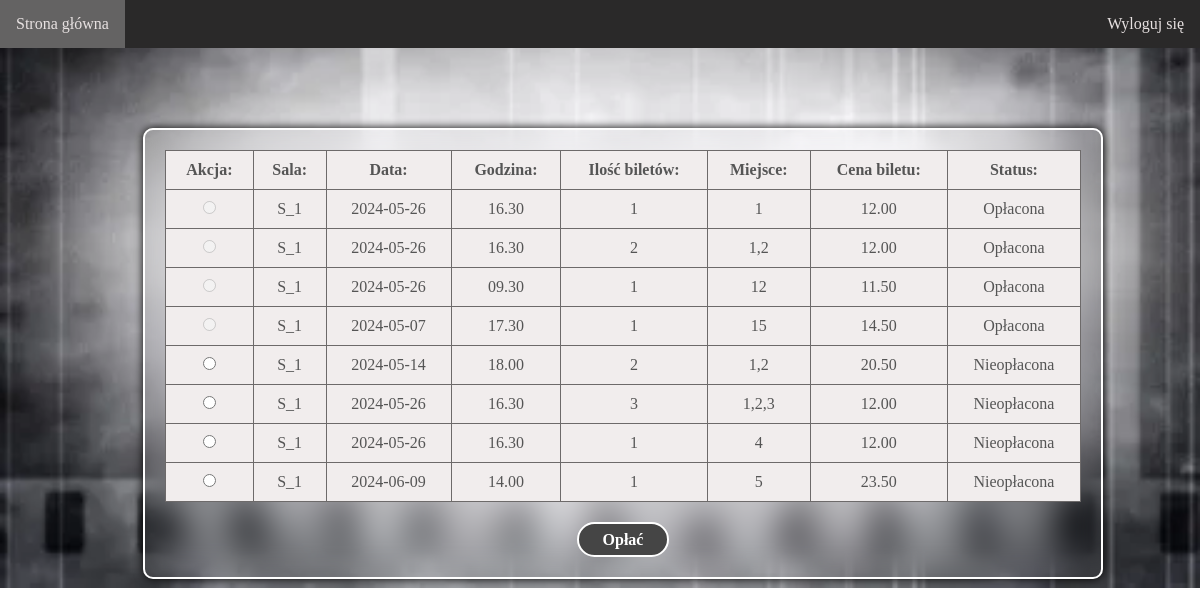
The app's page /strona/aktywne.php (signed in) with its own data.
### tables this page shows
CREATE TABLE `rezerwacja` (
  `ID_Rezerwacja` int(11) NOT NULL,
  `ID_Klient` varchar(100) NOT NULL,
  `ID_Seans` varchar(100) NOT NULL,
  `ID_Sala` varchar(100) NOT NULL,
  `data` date NOT NULL,
  `godzina` varchar(100) NOT NULL,
  `ilosc_biletow` int(11) NOT NULL,
  `miejsce` varchar(100) NOT NULL,
  `cena` varchar(100) NOT NULL,
  `status` tinyint(1) NOT NULL,
  `bilety` tinyint(1) NOT NULL
);

### strona/aktywne.php (the view, shortened to what this page needs)
<?php
$connect = get_sql();
$id_klienta = $_COOKIE['id'];
$rezerwacja = "SELECT * FROM rezerwacja WHERE ID_Klient = '$id_klienta'";
$result = mysqli_query($connect, $rezerwacja);
?>
<!DOCTYPE html>
<html lang="en">
<head>
    <link rel="stylesheet" href="aktywne.css">
</head>
<body>
<div class="naglowek">
        <ul>
            <li><a href="multikino.php">Strona główna </a></li>
            <li style="float:right"><a href="wyloguj.php">Wyloguj się</a></li>
        </ul>
    </div>
    <div class="container">
    <?php
    if (mysqli_num_rows($result) > 0) {
    ?>
        <form method='post' action='oplacenie.php'>
            <table>
                <tr>
                    <th>Akcja:</th>
                    <th>Sala:</th>
                    <th>Data:</th>
                    <th>Godzina:</th>
                    <th>Ilość biletów:</th>
                    <th>Miejsce:</th>
                    <th>Cena biletu:</th>
                    <th>Status:</th>
                </tr>
                <?php
                while ($row = mysqli_fetch_assoc($result)) {
                ?>
                    <tr>
                        <td>
                            <?php if ($row['status'] == 0) { ?>
                                <input type='radio' name='thisIDRezerwacja' value='<?= $row["ID_Rezerwacja"] ?>'>
                            <?php } else { ?>
                                <input type='radio' name='thisIDRezerwacja' value='<?= $row["ID_Rezerwacja"] ?>' disabled>
                            <?php } ?>
                        </td>
                        <td><?= $row['ID_Sala'] ?></td>
                        <td><?= $row['data'] ?></td>
                        <td><?= $row['godzina'] ?></td>
                        <td><?= $row['ilosc_biletow'] ?></td>
                        <td><?= $row['miejsce'] ?></td>
                        <td><?= $row['cena'] ?></td>
                        <td><?php echo ($row['status'] == 0) ? "Nieopłacona" : "Opłacona"; ?></td>
                    </tr>
                <?php
                }
                ?>
            </table>
            <input type='submit' class="btn" value='Opłać'>
            </form>
    <?php
    } else {
    ?>
        Nie masz rezerwacji...
    <?php
    }
    ?>
    </div>
</body>
</html>

### strona/aktywne.css (style rules this page uses)
* { margin: 0; padding: 0; box-sizing: border-box; font-family: Cambria, Cochin, Georgia, Times, 'Times New Roman', serif; }
.naglowek ul { list-style-type: none; margin: 0; padding: 0; overflow: hidden; width: 100%; background-color: rgb(42, 41, 41); }
.naglowek li { float: left; }
.naglowek li a { display: block; color: rgb(231, 225, 225); text-align: center; padding: 15px 16px; text-decoration: none; }

### records on screen
rezerwacja: ID_Sala "S_1", data "2024-05-26", godzina "16.30", ilosc_biletow "1", miejsce "1", cena "12.00", status "Opłacona"
rezerwacja: ID_Sala "S_1", data "2024-05-26", godzina "16.30", ilosc_biletow "2", miejsce "1,2", cena "12.00", status "Opłacona"
rezerwacja: ID_Sala "S_1", data "2024-05-26", godzina "09.30", ilosc_biletow "1", miejsce "12", cena "11.50", status "Opłacona"
rezerwacja: ID_Sala "S_1", data "2024-05-07", godzina "17.30", ilosc_biletow "1", miejsce "15", cena "14.50", status "Opłacona"
rezerwacja: ID_Sala "S_1", data "2024-05-14", godzina "18.00", ilosc_biletow "2", miejsce "1,2", cena "20.50", status "Nieopłacona"
rezerwacja: ID_Sala "S_1", data "2024-05-26", godzina "16.30", ilosc_biletow "3", miejsce "1,2,3", cena "12.00", status "Nieopłacona"
rezerwacja: ID_Sala "S_1", data "2024-05-26", godzina "16.30", ilosc_biletow "1", miejsce "4", cena "12.00", status "Nieopłacona"
rezerwacja: ID_Sala "S_1", data "2024-06-09", godzina "14.00", ilosc_biletow "1", miejsce "5", cena "23.50", status "Nieopłacona"
